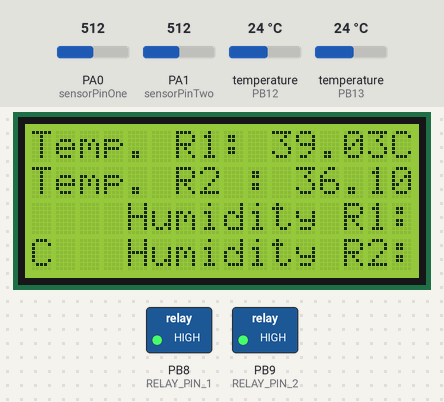
A sketch run on a simulated STM32 Blue Pill. On the bench: 16×4 character LCD, switched loads named in the sketch (green lamp = pin HIGH). The inputs (shaded band) are chosen by the test bench; at power-on: temperature (sensors on PB12, PB13) 24 °C, PA0 (sensorPinOne) = 512, PA1 (sensorPinTwo) = 512. What the sketch prints to the serial monitor is not drawn.

Above: at 3.2 s.
3.3 s: temperature (sensor on PB12) set to 38.6 °C
5.6 s: temperature (sensor on PB12) set to 39.4 °C
At 7.9 s:
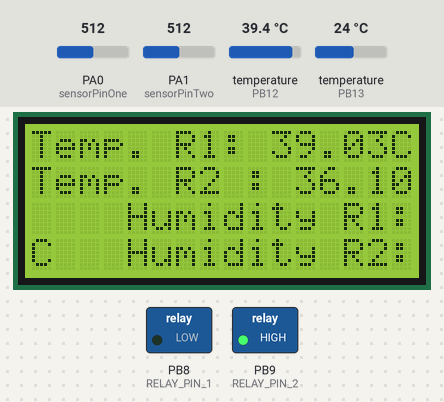
8.9 s: temperature (sensor on PB13) set to 35.2 °C
11.2 s: temperature (sensor on PB13) set to 36.8 °C
At 12.6 s:
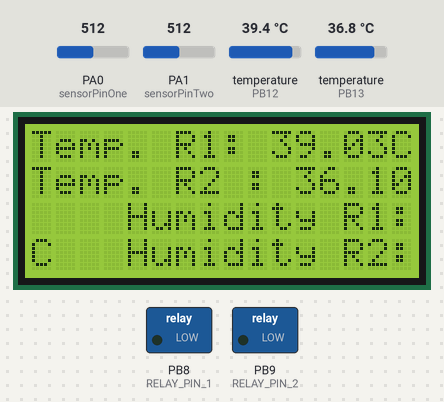
13.7 s: temperature (sensor on PB12) set to 12 °C
At 16.1 s:
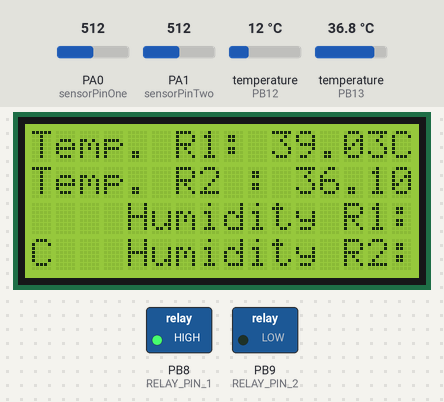
16.9 s: temperature (sensor on PB12) set to 41 °C
At 19.7 s:
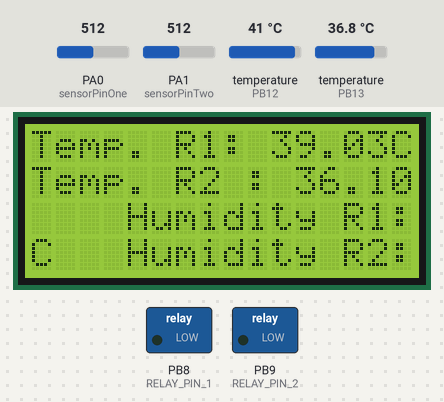
Timing chart, 0 to 21.1 s (numbered marks = the images above; inputs shaded):
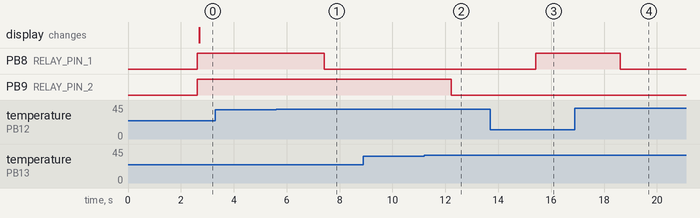

The sketch:

STM_fix.ino
```cpp
#include <OneWire.h>
#include <DallasTemperature.h>
#include <Wire.h>
#include <LiquidCrystal_I2C.h>

#define ONE_WIRE_BUS_PB0 PB12
#define ONE_WIRE_BUS_PB1 PB13
#define sensorPinOne PA0
#define sensorPinTwo PA1 // Pin analog untuk Sensor Soil Moisture
#define LCD_ADDRESS 0x27

// Relay
#define RELAY_PIN_1 PB8
#define RELAY_PIN_2 PB9

// PID Variables for PB0
int input_PB0;
//
//// PID Variables for PB1
int input_PB1;

OneWire oneWire_PB0(ONE_WIRE_BUS_PB0);
OneWire oneWire_PB1(ONE_WIRE_BUS_PB1);
DallasTemperature sensors_PB0(&oneWire_PB0);
DallasTemperature sensors_PB1(&oneWire_PB1);

LiquidCrystal_I2C lcd(LCD_ADDRESS, 16, 4);

void setup() {
  sensors_PB0.begin();
  sensors_PB1.begin();

  Wire.begin();

  lcd.begin(16, 4);
  lcd.backlight();

  pinMode(RELAY_PIN_1, OUTPUT);
  pinMode(RELAY_PIN_2, OUTPUT);

  Serial.begin(9600); // Inisialisasi komunikasi serial

  delay(1000);
}

void loop() {
  sensors_PB0.requestTemperatures();
  float temperature_PB0 = sensors_PB0.getTempCByIndex(0);

  sensors_PB1.requestTemperatures();
  float temperature_PB1 = sensors_PB1.getTempCByIndex(0);

  // Mengirim data suhu melalui komunikasi serial
  Serial.print(temperature_PB0);  // Kirim suhu PB0
  Serial.print(","); // Tambahkan koma sebagai pemisah
  Serial.print(temperature_PB1);  // Kirim suhu PB1
  Serial.println();  // Kirim newline untuk menandai akhir data

  // Check if temperature exceeds thresholds
  if (temperature_PB0 >= 39.0) {
    // Turn off fan connected to RELAY_PIN_1
    digitalWrite(RELAY_PIN_1, LOW);
  } else {
    // Turn on fan connected to RELAY_PIN_1
    digitalWrite(RELAY_PIN_1, HIGH);
  }

  if (temperature_PB1 >= 36.0) {
    // Turn off fan connected to RELAY_PIN_2
    digitalWrite(RELAY_PIN_2, LOW);
  } else {
    // Turn on fan connected to RELAY_PIN_2
    digitalWrite(RELAY_PIN_2, HIGH);
  }

  float kelembabanTanahSatu;
  int hasilPembacaanSatu = analogRead(sensorPinOne);
  kelembabanTanahSatu = (100.0 - ((hasilPembacaanSatu / 1023.00) * 100));

  float kelembabanTanahDua;
  int hasilPembacaanDua = analogRead(sensorPinTwo);
  kelembabanTanahDua = (100.0 - ((hasilPembacaanDua / 1023.00) * 100));

  lcd.setCursor(0, 0);
  lcd.print("Temp. R1: 39.03C ");
  //lcd.print(temperature_PB0, 2);
  //lcd.print("C");

  lcd.setCursor(0, 1);
  lcd.print("Temp. R2 : 36.10C ");
  //lcd.print(temperature_PB1, 2);
  //lcd.print("C");

  lcd.setCursor(0, 2);
  lcd.print("Humidity R1: 0.00%  ");
  //lcd.print(kelembabanTanahSatu, 2);
  //lcd.print("%");

  lcd.setCursor(0, 3);
  lcd.print("Humidity R2: 8.13% ");
  //lcd.print(kelembabanTanahDua, 2);
  //lcd.print("%");
}
```

Measured:
- the behaviour switches between 38.9 and 39 °C on temperature (sensor on PB12) (found by bisection; images 0 and 1)
- the behaviour switches between 35.9 and 36 °C on temperature (sensor on PB13) (found by bisection; images 1 and 2)
- after the input at 3.3 s, every drawn part: stays the same
- after the input at 5.6 s, PB8 (RELAY_PIN_1): HIGH → LOW after 1.8 s
- after the input at 8.9 s, every drawn part: stays the same
- after the input at 11.2 s, PB9 (RELAY_PIN_2): HIGH → LOW after 1.0 s
- after the input at 13.7 s, PB8 (RELAY_PIN_1): LOW → HIGH after 1.7 s
- after the input at 16.9 s, PB8 (RELAY_PIN_1): HIGH → LOW after 1.7 s
